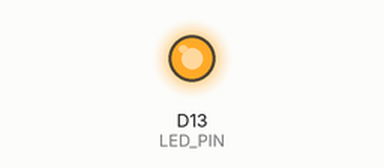
A sketch run on a simulated Arduino Nano 33 IoT. Parts: output pins drawn as LEDs (lit = HIGH).

Above: at 0.3 s.
At 36.3 s:
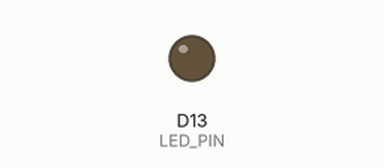
Timing chart, 0 to 40.3 s (numbered marks = the images above):
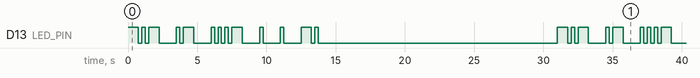

The sketch:

BlinkName_mar09a.ino
```cpp
#include "arduino_secrets.h"
// Define LED pin
#define LED_PIN 13  // Built-in LED on the Arduino Nano 33 IoT

// Define Morse code timing constants
#define DOT 250      // Duration of a dot in milliseconds
#define DASH 750     // Duration of a dash in milliseconds
#define GAP 250      // Time between dot/dash signals
#define LETTER_PAUSE 1000  // Pause between letters

// Function to blink the LED for a specified duration
void blink(int duration) {
    digitalWrite(LED_PIN, HIGH); // Turn LED on
    delay(duration);             // Keep it on for the given duration
    digitalWrite(LED_PIN, LOW);  // Turn LED off
    delay(GAP);                  // Short pause before next signal
}

// Function to blink a letter in Morse code
void blinkLetter(char letter) {
    switch (letter) {
        case 'K': blink(DASH); blink(DOT); blink(DASH); break;  // Morse code for 'K'
        case 'A': blink(DOT); blink(DASH); break;              // Morse code for 'A'
        case 'V': blink(DOT); blink(DOT); blink(DOT); blink(DASH); break; // Morse code for 'V'
        case 'E': blink(DOT); break;                           // Morse code for 'E'
        case 'N': blink(DASH); blink(DOT); break;             // Morse code for 'N'
    }
    delay(LETTER_PAUSE); // Pause before the next letter
}

// Function to blink the name "KAVEEN" in Morse code
void blinkName() {
    char name[] = "KAVEEN";
    for (char c : name) {   // Iterate through each letter
        blinkLetter(c);      // Blink corresponding Morse code
    }
}

// Setup function - runs once at startup
void setup() {
    pinMode(LED_PIN, OUTPUT); // Set LED pin as output
}

// Loop function - runs continuously
void loop() {
    blinkName();   // Blink the name in Morse code
    delay(15000);   // Pause before repeating the sequence
}
```

arduino_secrets.h
```cpp
#define SECRET_OPTIONAL_PASS ""
#define SECRET_SSID ""
```

Measured:
- by itself, D13 (LED_PIN): moves between LOW and HIGH, repeating every 31.0 s
- by itself, everything shown: repeats every 31.0 s, in 26 steps
